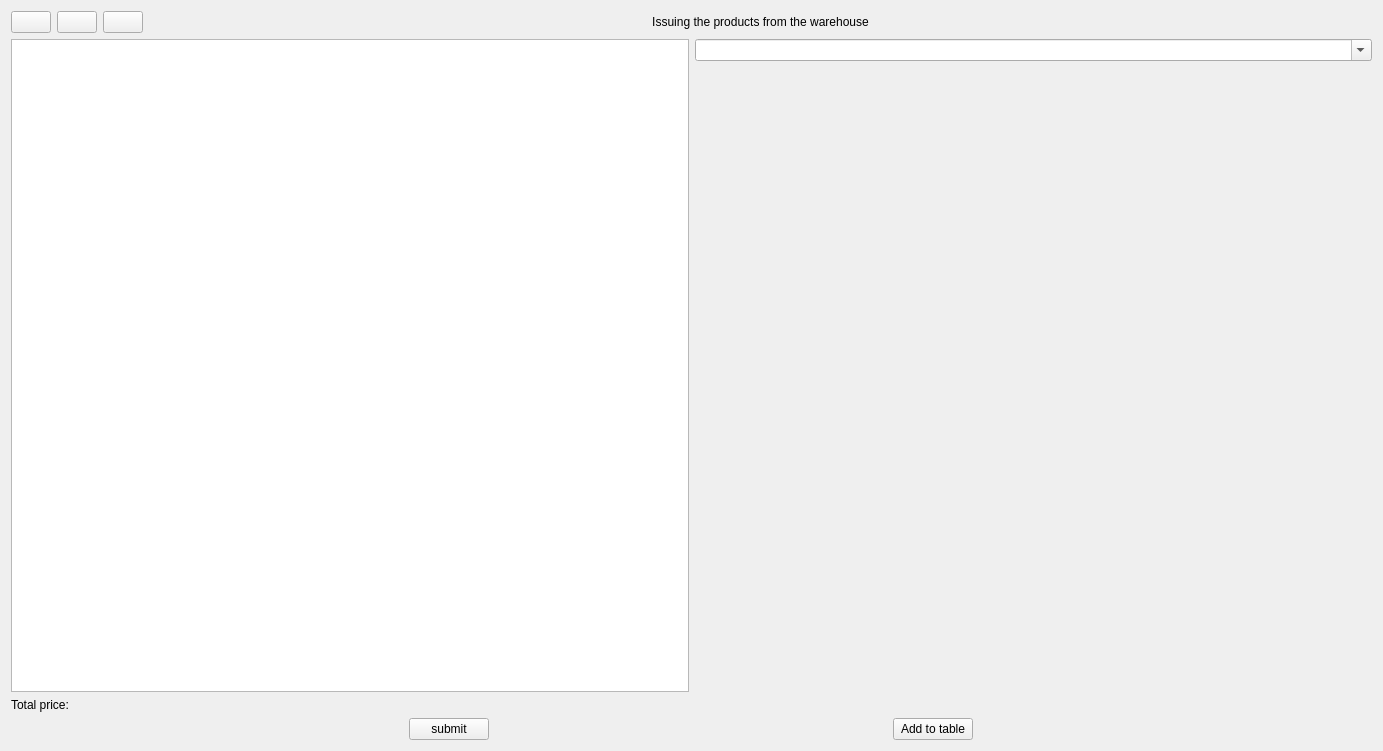
<?xml version="1.0" encoding="UTF-8"?>
<ui version="4.0">
 <class>Exitproduct</class>
 <widget class="QWidget" name="Exitproduct">
  <property name="geometry">
   <rect>
    <x>0</x>
    <y>0</y>
    <width>1383</width>
    <height>751</height>
   </rect>
  </property>
  <property name="windowTitle">
   <string>Form</string>
  </property>
  <layout class="QVBoxLayout" name="verticalLayout_5">
   <item>
    <layout class="QHBoxLayout" name="horizontalLayout_10" stretch="0,0,0,1">
     <item>
      <widget class="QPushButton" name="homeButton">
       <property name="text">
        <string/>
       </property>
       <property name="icon">
        <iconset resource="resource.qrc">
         <normaloff>:/home.png</normaloff>:/home.png</iconset>
       </property>
      </widget>
     </item>
     <item>
      <widget class="QPushButton" name="retButton">
       <property name="sizePolicy">
        <sizepolicy hsizetype="Fixed" vsizetype="Fixed">
         <horstretch>0</horstretch>
         <verstretch>0</verstretch>
        </sizepolicy>
       </property>
       <property name="text">
        <string/>
       </property>
       <property name="icon">
        <iconset resource="resource.qrc">
         <normaloff>:/return.png</normaloff>:/return.png</iconset>
       </property>
      </widget>
     </item>
     <item>
      <widget class="QPushButton" name="relButton">
       <property name="sizePolicy">
        <sizepolicy hsizetype="Fixed" vsizetype="Fixed">
         <horstretch>0</horstretch>
         <verstretch>0</verstretch>
        </sizepolicy>
       </property>
       <property name="text">
        <string/>
       </property>
       <property name="icon">
        <iconset resource="resource.qrc">
         <normaloff>:/arrow.png</normaloff>:/arrow.png</iconset>
       </property>
      </widget>
     </item>
     <item>
      <widget class="QLabel" name="label_2">
       <property name="text">
        <string>Issuing the products from the warehouse</string>
       </property>
       <property name="alignment">
        <set>Qt::AlignCenter</set>
       </property>
      </widget>
     </item>
    </layout>
   </item>
   <item>
    <layout class="QVBoxLayout" name="verticalLayout_3" stretch="1,0">
     <item>
      <layout class="QHBoxLayout" name="horizontalLayout_5" stretch="1,1">
       <item>
        <layout class="QVBoxLayout" name="verticalLayout">
         <item>
          <widget class="QTableWidget" name="tableWidget"/>
         </item>
         <item>
          <widget class="QLabel" name="label_3">
           <property name="text">
            <string>Total price: </string>
           </property>
          </widget>
         </item>
        </layout>
       </item>
       <item>
        <layout class="QVBoxLayout" name="verticalLayout_4">
         <item>
          <widget class="QComboBox" name="comboBox">
           <property name="editable">
            <bool>true</bool>
           </property>
          </widget>
         </item>
         <item>
          <spacer name="verticalSpacer">
           <property name="orientation">
            <enum>Qt::Vertical</enum>
           </property>
           <property name="sizeHint" stdset="0">
            <size>
             <width>20</width>
             <height>40</height>
            </size>
           </property>
          </spacer>
         </item>
        </layout>
       </item>
      </layout>
     </item>
     <item>
      <layout class="QHBoxLayout" name="horizontalLayout_4">
       <item>
        <widget class="QPushButton" name="submitButton">
         <property name="sizePolicy">
          <sizepolicy hsizetype="Fixed" vsizetype="Fixed">
           <horstretch>0</horstretch>
           <verstretch>0</verstretch>
          </sizepolicy>
         </property>
         <property name="text">
          <string>submit</string>
         </property>
        </widget>
       </item>
       <item>
        <widget class="QPushButton" name="AddButton">
         <property name="sizePolicy">
          <sizepolicy hsizetype="Fixed" vsizetype="Fixed">
           <horstretch>0</horstretch>
           <verstretch>0</verstretch>
          </sizepolicy>
         </property>
         <property name="text">
          <string>Add to table</string>
         </property>
        </widget>
       </item>
      </layout>
     </item>
    </layout>
   </item>
  </layout>
 </widget>
 <resources>
  <include location="resource.qrc"/>
 </resources>
 <connections/>
</ui>
